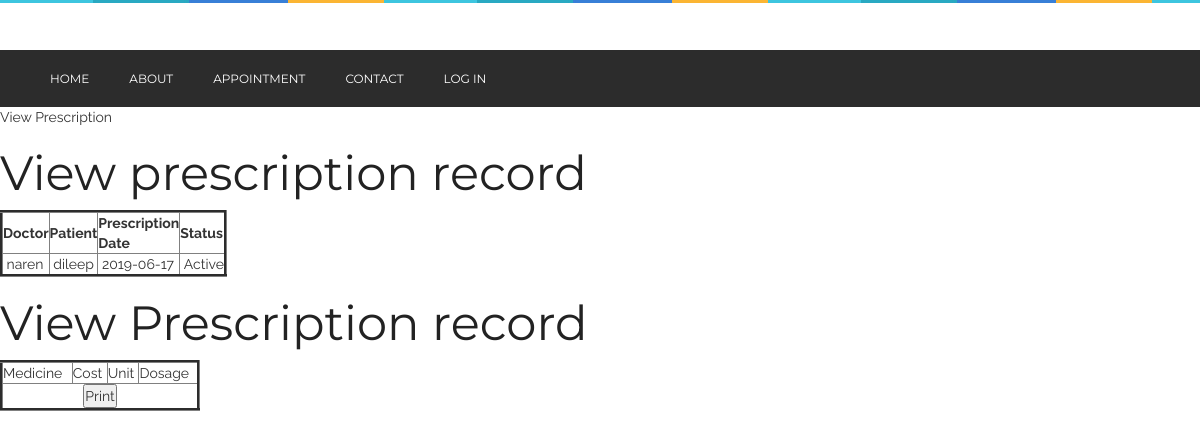
Screenshot of /viewprescription.php with the database file from the repository.
### tables this page shows
CREATE TABLE `prescription` (
  `prescriptionid` int(10) NOT NULL,
  `treatment_records_id` int(10) NOT NULL,
  `doctorid` int(10) NOT NULL,
  `patientid` int(10) NOT NULL,
  `delivery_type` varchar(10) NOT NULL COMMENT 'Delivered through appointment or online order',
  `delivery_id` int(10) NOT NULL COMMENT 'appointmentid or orderid',
  `prescriptiondate` date NOT NULL,
  `status` varchar(10) NOT NULL,
  `appointmentid` int(10) NOT NULL
);

CREATE TABLE `doctor` (
  `doctorid` int(10) NOT NULL,
  `doctorname` varchar(50) NOT NULL,
  `mobileno` varchar(15) NOT NULL,
  `departmentid` int(10) NOT NULL,
  `loginid` varchar(25) NOT NULL,
  `password` varchar(25) NOT NULL,
  `status` varchar(10) NOT NULL,
  `education` varchar(25) NOT NULL,
  `experience` float(11,1) NOT NULL,
  `consultancy_charge` float(10,2) NOT NULL
);

CREATE TABLE `patient` (
  `patientid` int(10) NOT NULL,
  `patientname` varchar(50) NOT NULL,
  `admissiondate` date NOT NULL,
  `admissiontime` time NOT NULL,
  `address` varchar(250) NOT NULL,
  `mobileno` varchar(15) NOT NULL,
  `city` varchar(25) NOT NULL,
  `pincode` varchar(20) NOT NULL,
  `loginid` varchar(50) NOT NULL,
  `password` varchar(25) NOT NULL,
  `bloodgroup` varchar(20) NOT NULL,
  `gender` varchar(10) NOT NULL,
  `dob` date NOT NULL,
  `status` varchar(10) NOT NULL
);

### viewprescription.php (the view, shortened to what this page needs)
<?php
include("header.php");
include("dbconnection.php");
?>
<div class="wrapper col2">
  <div id="breadcrumb">
    <ul>
      <li class="first">View Prescription</li></ul>
  </div>
</div>
<div class="wrapper col4">
  <div id="container">
    <h1>View prescription record</h1>
<?php
$sql ="SELECT * FROM prescription";
$qsql = mysqli_query($con,$sql);
while($rs = mysqli_fetch_array($qsql))
{
	$sqlpatient = "SELECT * FROM patient WHERE patientid='$rs[patientid]'";
	$qsqlpatient = mysqli_query($con,$sqlpatient);
	$rspatient = mysqli_fetch_array($qsqlpatient);
	$sqldoctor = "SELECT * FROM doctor WHERE doctorid='$rs[doctorid]'";
	$qsqldoctor = mysqli_query($con,$sqldoctor);
	$rsdoctor = mysqli_fetch_array($qsqldoctor);
?>
    <table width="200" border="3">
          <tbody>
            <tr>
              <td><strong>Doctor</strong></td>
              <td><strong>Patient</strong></td>
              <td><strong>Prescription Date</strong></td>
              <td><strong>Status</strong></td>
            </tr>
              <?php
            echo "<tr>
              <td>&nbsp;$rsdoctor[doctorname]</td>
              <td>&nbsp;$rspatient[patientname]</td>
               <td>&nbsp;$rs[prescriptiondate]</td>
            <td>&nbsp;$rs[status]</td>
            </tr>";
            ?>
          </tbody>
        </table>
      <h1>View Prescription record</h1>
        <table width="200" border="3">
          <tbody>
            <tr>
              <td>Medicine</td>
              <td>Cost</td>
              <td>Unit</td>
              <td>Dosage</td>
            </tr>
            <tr>
              <td colspan="6"><div align="center">
                <input type="submit" name="print" id="print" value="Print" onclick="myFunction()"/>
              </div></td>
              </tr>
          </tbody>
        </table>
<?php
}
?>        <p>&nbsp;</p>
  </div>
</div>
</div>
<?php
include("footer.php");
?>

### css/style.css (style rules this page uses)
* { margin: 0px; padding: 0px; }
body { background: #FFF; font-weight: normal; position: relative; font-size: 14px; font-family: 'Raleway', sans-serif; }
h1, h2, h3, h4, h5, h6 { font-weight: normal; color: #222222; font-family: 'Montserrat', sans-serif; }
h1 { font-size: 48px; }
p { color: #535353; font-size: 14px; letter-spacing: 0px; line-height: 24px; font-weight: 500; text-rendering: optimizeLegibility; }

### rows the page displays
prescription: doctorid.doctorname "naren", patientid.patientname "dileep", prescriptiondate "2019-06-17", status "Active"
